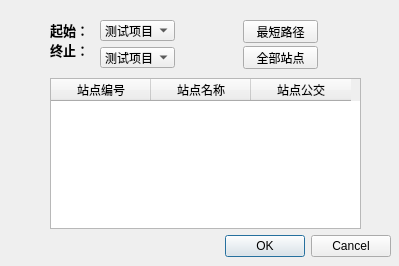
<?xml version="1.0" encoding="UTF-8"?>
<ui version="4.0">
 <class>Dialog</class>
 <widget class="QDialog" name="Dialog">
  <property name="geometry">
   <rect>
    <x>0</x>
    <y>0</y>
    <width>399</width>
    <height>266</height>
   </rect>
  </property>
  <property name="windowTitle">
   <string>工作页面</string>
  </property>
  <widget class="QDialogButtonBox" name="buttonBox">
   <property name="geometry">
    <rect>
     <x>50</x>
     <y>230</y>
     <width>341</width>
     <height>32</height>
    </rect>
   </property>
   <property name="orientation">
    <enum>Qt::Horizontal</enum>
   </property>
   <property name="standardButtons">
    <set>QDialogButtonBox::Cancel|QDialogButtonBox::Ok</set>
   </property>
  </widget>
  <widget class="QLabel" name="label">
   <property name="geometry">
    <rect>
     <x>50</x>
     <y>20</y>
     <width>51</width>
     <height>21</height>
    </rect>
   </property>
   <property name="text">
    <string>&lt;html&gt;&lt;head/&gt;&lt;body&gt;&lt;p&gt;&lt;span style=&quot; font-size:10pt; font-weight:600;&quot;&gt;起始：&lt;/span&gt;&lt;/p&gt;&lt;/body&gt;&lt;/html&gt;</string>
   </property>
  </widget>
  <widget class="QLabel" name="label_2">
   <property name="geometry">
    <rect>
     <x>50</x>
     <y>40</y>
     <width>51</width>
     <height>21</height>
    </rect>
   </property>
   <property name="text">
    <string>&lt;html&gt;&lt;head/&gt;&lt;body&gt;&lt;p&gt;&lt;span style=&quot; font-size:10pt; font-weight:600;&quot;&gt;终止：&lt;/span&gt;&lt;/p&gt;&lt;/body&gt;&lt;/html&gt;</string>
   </property>
  </widget>
  <widget class="QTableWidget" name="tableWidget">
   <property name="geometry">
    <rect>
     <x>50</x>
     <y>78</y>
     <width>311</width>
     <height>151</height>
    </rect>
   </property>
   <property name="styleSheet">
    <string notr="true"/>
   </property>
   <column>
    <property name="text">
     <string>站点编号</string>
    </property>
   </column>
   <column>
    <property name="text">
     <string>站点名称</string>
    </property>
   </column>
   <column>
    <property name="text">
     <string>站点公交</string>
    </property>
   </column>
  </widget>
  <widget class="QWidget" name="layoutWidget">
   <property name="geometry">
    <rect>
     <x>100</x>
     <y>20</y>
     <width>75</width>
     <height>48</height>
    </rect>
   </property>
   <layout class="QVBoxLayout" name="verticalLayout">
    <item>
     <widget class="QComboBox" name="StartcomboBox">
      <property name="currentText">
       <string>测试项目</string>
      </property>
      <property name="placeholderText">
       <string/>
      </property>
      <item>
       <property name="text">
        <string>测试项目</string>
       </property>
      </item>
     </widget>
    </item>
    <item>
     <widget class="QComboBox" name="EndcomboBox">
      <property name="currentText">
       <string>测试项目</string>
      </property>
      <property name="placeholderText">
       <string/>
      </property>
      <item>
       <property name="text">
        <string>测试项目</string>
       </property>
      </item>
     </widget>
    </item>
   </layout>
  </widget>
  <widget class="QPushButton" name="pushButton_2">
   <property name="geometry">
    <rect>
     <x>243</x>
     <y>46</y>
     <width>75</width>
     <height>23</height>
    </rect>
   </property>
   <property name="text">
    <string>全部站点</string>
   </property>
  </widget>
  <widget class="QPushButton" name="pushButton">
   <property name="geometry">
    <rect>
     <x>243</x>
     <y>20</y>
     <width>75</width>
     <height>23</height>
    </rect>
   </property>
   <property name="text">
    <string>最短路径</string>
   </property>
  </widget>
 </widget>
 <resources/>
 <connections>
  <connection>
   <sender>buttonBox</sender>
   <signal>accepted()</signal>
   <receiver>Dialog</receiver>
   <slot>accept()</slot>
   <hints>
    <hint type="sourcelabel">
     <x>248</x>
     <y>254</y>
    </hint>
    <hint type="destinationlabel">
     <x>157</x>
     <y>274</y>
    </hint>
   </hints>
  </connection>
  <connection>
   <sender>buttonBox</sender>
   <signal>rejected()</signal>
   <receiver>Dialog</receiver>
   <slot>reject()</slot>
   <hints>
    <hint type="sourcelabel">
     <x>316</x>
     <y>260</y>
    </hint>
    <hint type="destinationlabel">
     <x>286</x>
     <y>274</y>
    </hint>
   </hints>
  </connection>
 </connections>
</ui>
